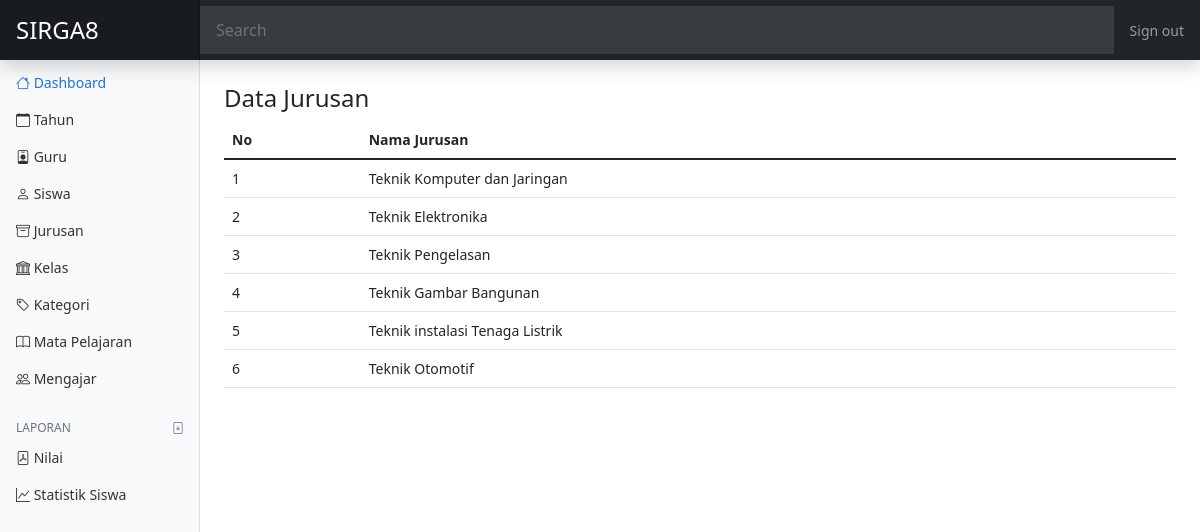
/admin/index.php?halaman=jurusan, run on the app's committed database.
### tables this page shows
CREATE TABLE `jurusan` (
  `id_jurusan` tinyint(4) NOT NULL,
  `nama_jurusan` varchar(50) NOT NULL
);

### admin/jurusan.php (the view)
<?php
$jurusan = array();
$ambil = $koneksi->query("SELECT * FROM jurusan");
while($tiap  = $ambil->fetch_assoc())
{
    $jurusan[] = $tiap;
}
?>
<h4>Data Jurusan</h4>
<table class="table">
    <thead>
        <tr>
            <th>No</th>
            <th>Nama Jurusan</th>
        </tr>
    </thead>
    <tbody>
<?php foreach ($jurusan as $key => $value): ?>
        <tr>
            <td><?php echo $key+1; ?></td>
            <td><?php echo $value['nama_jurusan']; ?></td>
        </tr>
<?php endforeach ?>
    </tbody>
</table>

### admin/css/dashboard.css (style rules this page uses)
body { font-size: .875rem; }

### data on the page
jurusan: nama_jurusan "Teknik Komputer dan Jaringan"
jurusan: nama_jurusan "Teknik Elektronika"
jurusan: nama_jurusan "Teknik Pengelasan"
jurusan: nama_jurusan "Teknik Gambar Bangunan"
jurusan: nama_jurusan "Teknik instalasi Tenaga Listrik"
jurusan: nama_jurusan "Teknik Otomotif"
